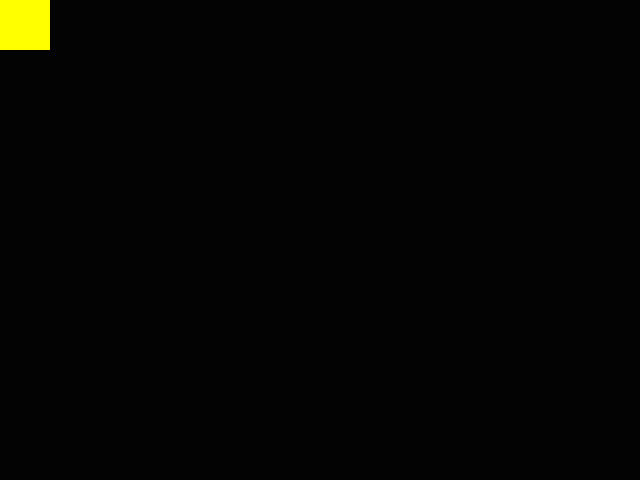
Frame 1 (no input)
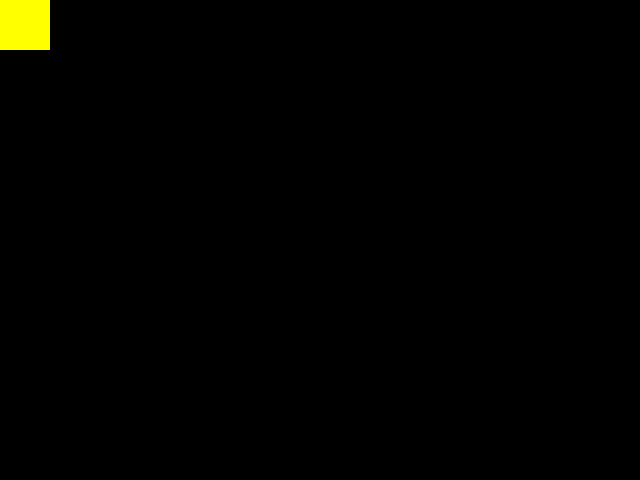
Frame 60 (the mouse pressed at the canvas centre just before this capture)
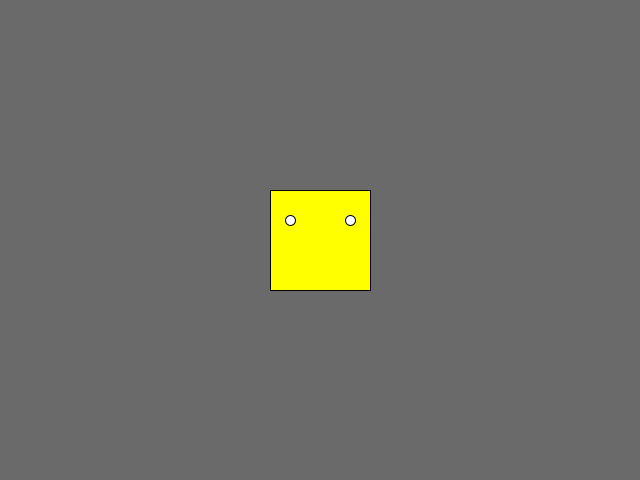
Frame 120 (the mouse held since frame 60 and released just before this capture)

The Processing sketch that drew these frames (run headless with seeded random() and noise(); from frame 60 on, the mouse is pressed at the canvas centre):

// Processing sketch: processing_185064
// ── processing_185064.pde

int x = 10; 
int y = 10;

void setup() {  //setup function called initially, only once
  size(640, 480);
  background(255);  //set background white
}

void draw() {  //draw function loops 
  background(x/3);
  x = mouseX;
  y = mouseY;
  rectMode(CENTER);
  fill(255,255,0);
  rect(x,y,100,100);
  fill(255);
  ellipse(x-30, y -20, 10,10);
  ellipse(x+30, y -20, 10,10);
  
}
